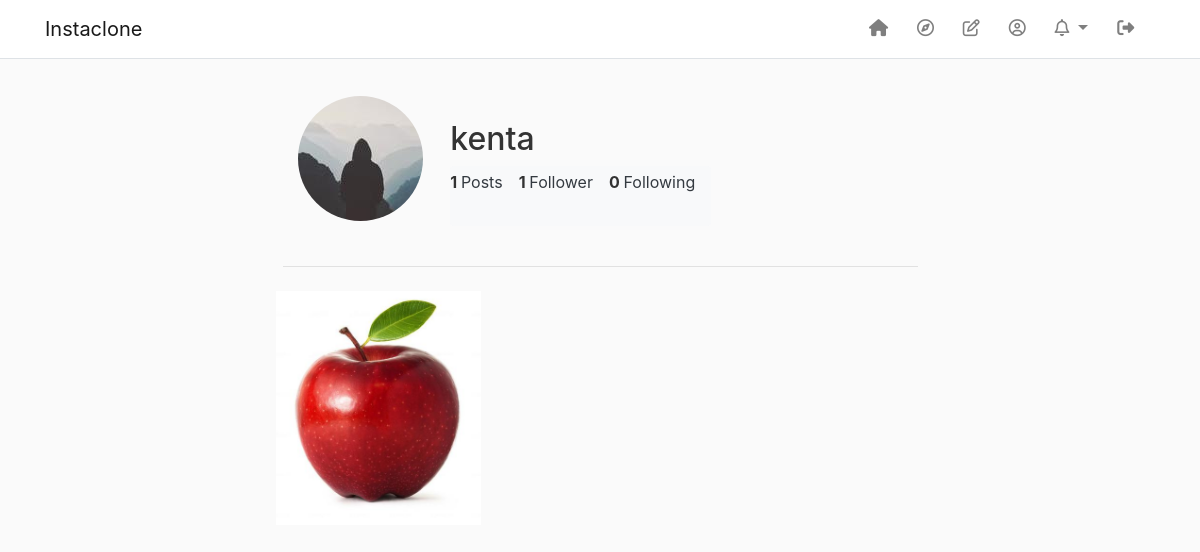
The app's page /user/kenta (signed in) with its own data.
### flaskapp/models.py (models this page shows, shortened)
class User(db.Model, UserMixin):
    __tablename__ = 'users'
    uid = db.Column(db.Integer, primary_key=True)
    username = db.Column(db.String(20), unique=True, nullable=False)
    password = db.Column(db.String(32), nullable=False)
    image_file = db.Column(db.String(20), nullable=False, default='default.jpg')
    posts = db.relationship('Post', backref='author', lazy=True)
    comments = db.relationship('Comment', backref='author', lazy=True)
    follows = db.relationship(
        'User', secondary=followers,
        primaryjoin=(followers.c.user_id == uid),
        secondaryjoin=(followers.c.follows_id == uid),
        backref=db.backref('followers', lazy='dynamic'), lazy='dynamic')
    notifs = db.relationship('Notif', backref='notif_for', lazy=True)
    notif_count = db.Column(db.Integer, default=0)
    def get_old_notifs(self):
        limit = len(self.notifs) - self.notif_count
        self.notif_count = len(self.notifs)
        db.session.commit()
        if limit == 0:
            l = self.notifs[-4:]
        else:
            l = self.notifs[-4:-limit]
        l.reverse()
        return l
    def new_notif(self):
        return len(self.notifs) > self.notif_count
    def get_id(self):
        return self.uid
    def is_following(self, user):
        l = self.follows.filter(followers.c.follows_id == user.uid).count()
        return l > 0
    def get_followers(self, user):
        return User.query.filter(User.follows.any(uid=user.uid)).all()
    def get_followers_count(self, user):
        return len(self.get_followers(user))

class Post(db.Model):
    __tablename__ = 'posts'
    pid = db.Column(db.Integer, primary_key=True)
    content = db.Column(db.Text, nullable=False)
    media = db.Column(db.String(32), nullable=True)
    date_posted = db.Column(db.DateTime, nullable=False, default=datetime.utcnow)
    user_id = db.Column(db.Integer, db.ForeignKey('users.uid'), nullable=False)
    liked = db.relationship("User", secondary=likes)
    comments = db.relationship('Comment', backref='post', lazy=True)
    notifs = db.relationship('Notif', backref='post', lazy=True)

### flaskapp/routes.py (the view)
@app.route("/user/<string:username>")
def get_user(username):
    user = User.query.filter_by(username=username).first_or_404()
    posts = user.posts
    posts.reverse()
    form = EmptyForm()
    return render_template("user.html", title=user.username, posts=posts, user=user, get_file_url=get_file_url, form=form)

### flaskapp/models.py (called while the page is built)
@login_manager.user_loader
def load_user(user_id):
    return User.query.get(int(user_id))

### flaskapp/utils.py (called while the page is built)
def get_file_url(f_path):
    url = "static/" + f_path
    return url

### flaskapp/templates/user.html (shortened to what this page needs)
{% extends "layout.html" %}
{% block content %}
    <div class="col-md-12">
        <div class="row user info">
            <div class="col-md-3 align-items-center">
                <img  class="pfp-img rounded-circle" src="http://127.0.0.1:5000/{{ get_file_url('profile_pics/' + user.image_file) }}">
            </div>
            <div class="row">
                <div class="m-4">
                    <h2 id="user">{{ user.username }}</h2>
                    <ul class="list-group list-group-horizontal bg-light">
                        <li class="user-info list-group-item border-0 bg-light">{{ user.posts.__len__() }} <span class="text-dark font-weight-normal" href="#posts">Posts</span></li>
                        <li class="user-info list-group-item border-0 bg-light">{{ user.get_followers_count(user) }} <span  class="text-dark font-weight-normal" href="">Follower</span></li>
                        <li class="user-info list-group-item border-0 bg-light">{{ user.follows.count() }} <span class="text-dark font-weight-normal" href="">Following</span></li>
                    </ul>
                </div>
            </div>
        </div>
    </div>
    <hr>
    <div class="row row-cols-3 mb-4" id="posts">
        {% for post in posts %}
            <div class="col p-2 img-wrapper rounded">
                {% if post.media %}
                    <a href="{{ url_for('get_post', post_id=post.pid) }}"><img class="post-img" src="http://127.0.0.1:5000/{{ get_file_url('media/mid' + post.media) }}">
                        </a>
                {% endif %}
            </div>
        {% endfor %}
    </div>
{% endblock content %}

### flaskapp/static/main.css (style rules this page uses)
body { background:rgba(var(--b3f,250,250,250),1); color: #333333; font-size: 14px; }
.pfp-img { height: 125px; width: 125px; }
.user-info { padding: 0.2rem 1rem 2rem 0rem; font-weight: bold; font-size: 16px; }
.img-wrapper { position: relative; width: 250px; height: 250px; overflow: hidden; }
.post-img { width: 100%; height: 100%; object-fit: cover; }

### records on screen
User: image_file (picture), username "kenta", get_followers_count "1"
Post: media (picture)

### other values on screen
{{ user.posts.__len__() }} "1"
{{ user.follows.count() }} "0"
